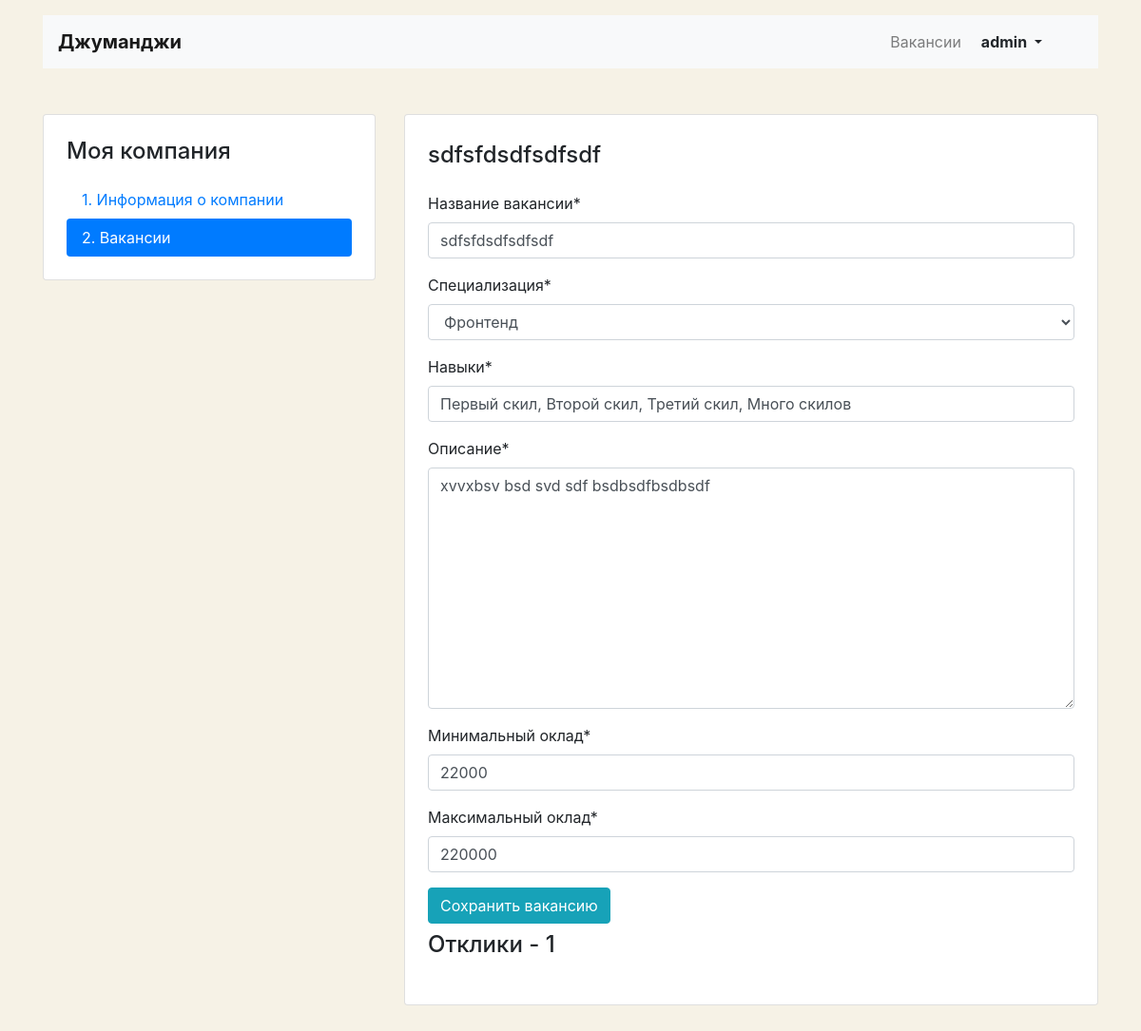
/mycompany/vacancies/8/ (signed in), run on an earlier commit of the app's database.
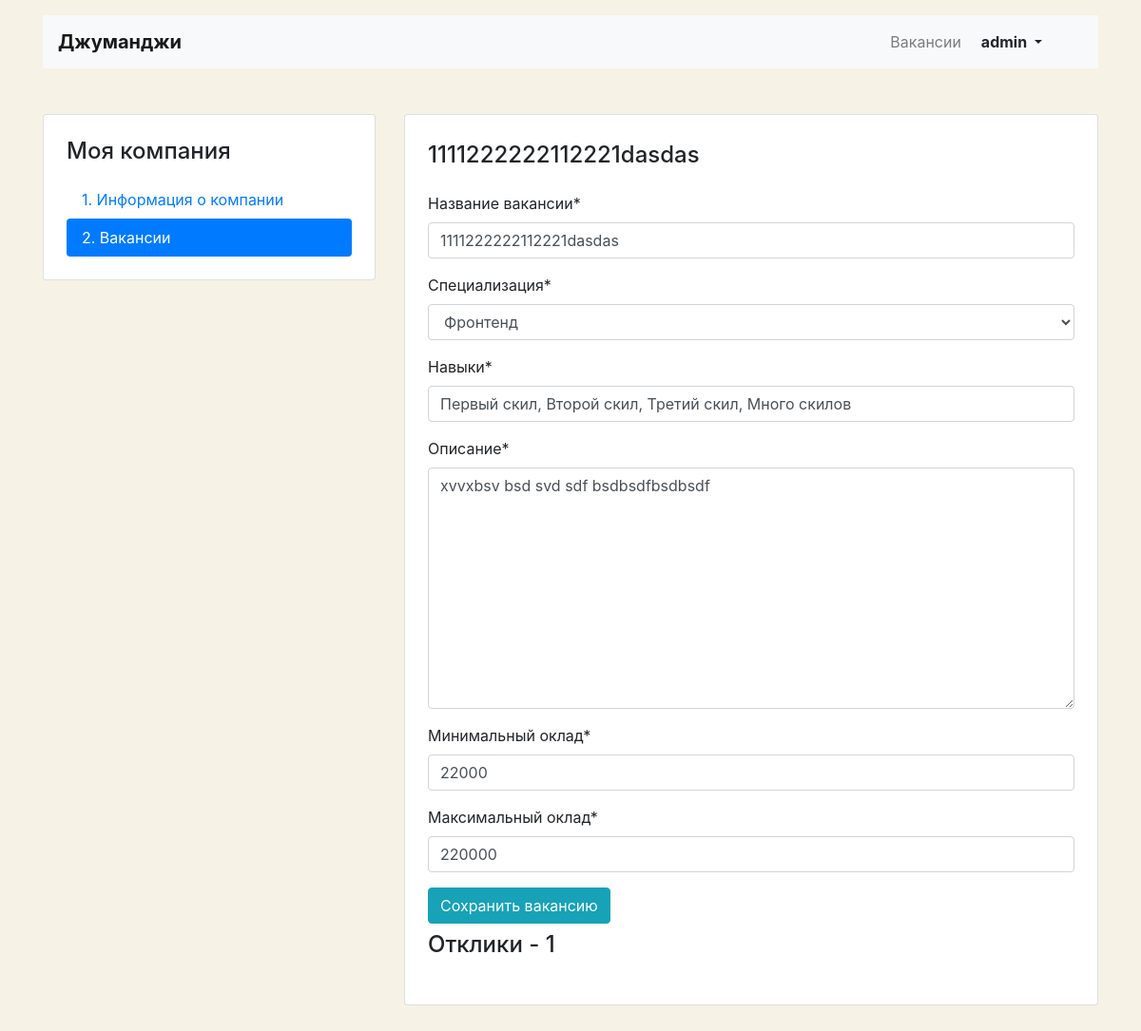
And on a later commit of the database.
### step_job/models.py (models this page shows, shortened)
class Vacancy(models.Model):
    title = models.CharField(max_length=64)
    specialty = models.ForeignKey(Specialty, on_delete=models.CASCADE, related_name="vacancies")
    company = models.ForeignKey(Company, on_delete=models.CASCADE, related_name="vacancies")
    skills = models.CharField(max_length=64)
    description = models.TextField(max_length=2056)
    salary_min = models.PositiveIntegerField()
    salary_max = models.PositiveIntegerField()
    published_at = models.DateTimeField(auto_now_add=True, blank=True)
    class Meta:
        verbose_name = "Вакансия"
        verbose_name_plural = "Вакансии"

class Specialty(models.Model):
    code = models.CharField(max_length=64, unique=True)
    title = models.CharField(max_length=64)
    picture = models.ImageField(default='https://place-hold.it/100x60', upload_to=MEDIA_SPECIALITY_IMAGE_DIR)
    class Meta:
        verbose_name = "Специализация"
        verbose_name_plural = "Специализации"
    def __str__(self):
        return self.title.title()

### step_job/views/views.py (the view)
# urls.py: path('mycompany/vacancies/<int:pk>/', UpdateVacancyView.as_view(), name='my_vacancy_edit'),
class UpdateVacancyView(LoginRequiredMixin, SuccessMessageMixin, UpdateView):
    model = Vacancy
    context_object_name = "vacancy"
    template_name = "vacancy/vacancy-edit.html"
    form_class = VacancyForm
    success_url = "/mycompany/vacancies/8/"  # Как получить сода ПК
    success_message = "Данные вакансии обновлены!"
    pk_url_kwarg = "pk"

### step_job/forms.py
class VacancyForm(forms.ModelForm):
    def __init__(self, *args, **kwargs):
        super().__init__(*args, **kwargs)
        self.helper = FormHelper()
        self.helper.form_method = 'post'
        self.helper.add_input(Submit('submit', 'Submit'))
        self.helper.form_class = 'form-horizontal'
        self.helper.label_class = 'col-lg-2'
        self.helper.field_class = 'col-lg-8'
    class Meta:
        model = Vacancy
        fields = [
            "title",
            "specialty",
            "skills",
            "description",
            "salary_min",
            "salary_max",
        ]
        exclude = [
            "company",
            "published_at",
        ]
        labels = {
            "title": _("Название вакансии"),
            "specialty": _("Специализация"),
            "skills": _("Навыки"),
            "description": _("Описание"),
            "salary_min": _("Минимальный оклад"),
            "salary_max": _("Максимальный оклад"),
        }

### templates/vacancy/vacancy-edit.html (shortened to what this page needs)
{% extends "company/company_base.html" %}
{% load crispy_forms_filters %}
{% block container %}
  <main class="container mt-3 pb-5">
    <div class="row mt-5">
      <div class="col-12 col-lg-4">
        <aside class="pt-3 pb-4 px-4 mb-5 card">
          <h1 class="h4 pt-2 pb-2">Моя компания</h1>
          <div class="nav flex-column nav-pills" id="v-pills-tab" role="tablist" aria-orientation="vertical">
            <a class="nav-link {% if 'vacancies' not in request.path  %}active{% endif %}"
               href="{% url 'my_company' %}">1. Информация о компании </a>
              <a class="nav-link {% if 'vacancies' in request.path %}active{% endif %}"
              href="{% url 'list_my_vacancies' %}">2. Вакансии</a>
          </div>
        </aside>
      </div>
      <div class="col-12 col-lg-8">
        <div class="card">
          <div class="card-body px-4 pb-4 tab-content">
            <section>
              <h2 class="h4 pt-2 pb-3">{{ vacancy.title }}</h2>
                <form method="post">
                    {{ form|crispy }}
                    <input type="submit" class="btn btn-info" value="Сохранить вакансию">
                </form>
              <h2 class="h4 pt-2 pb-3">Отклики - {{ vacancy.applications.count }}</h2>
            </section>
          </div>
        </div>
      </div>
    </div>
  </main>
{% endblock container %}

What changed in the data, as far as the page shows it:
changed Vacancy "Фронтенд": title "sdfsfdsdfsdfsdf" → "1111222222112221dasdas"
